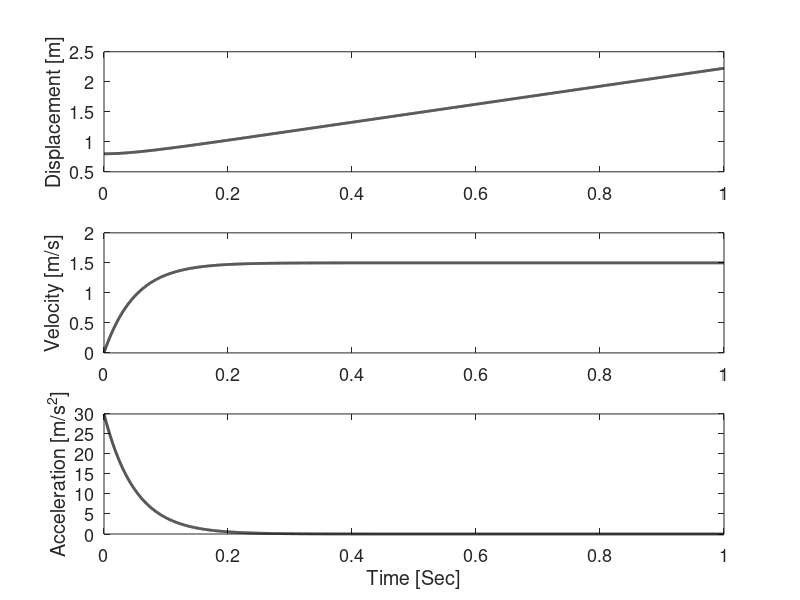
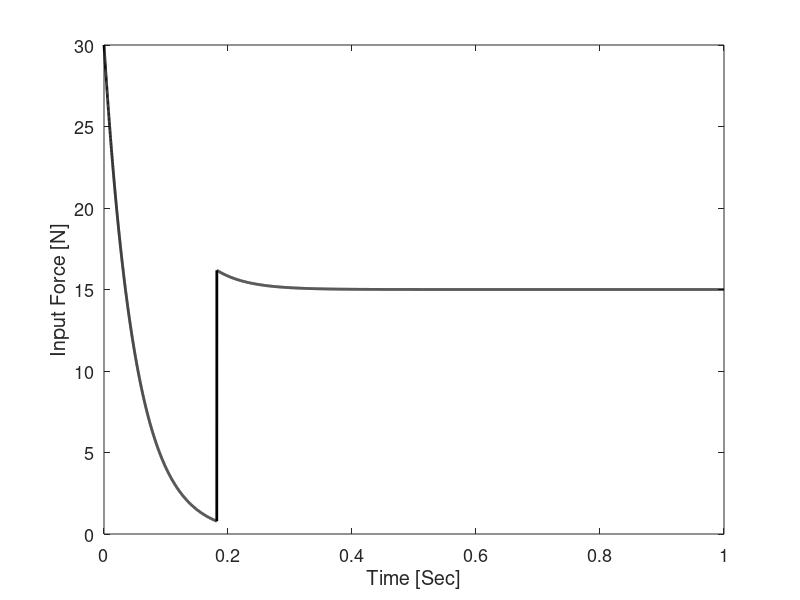
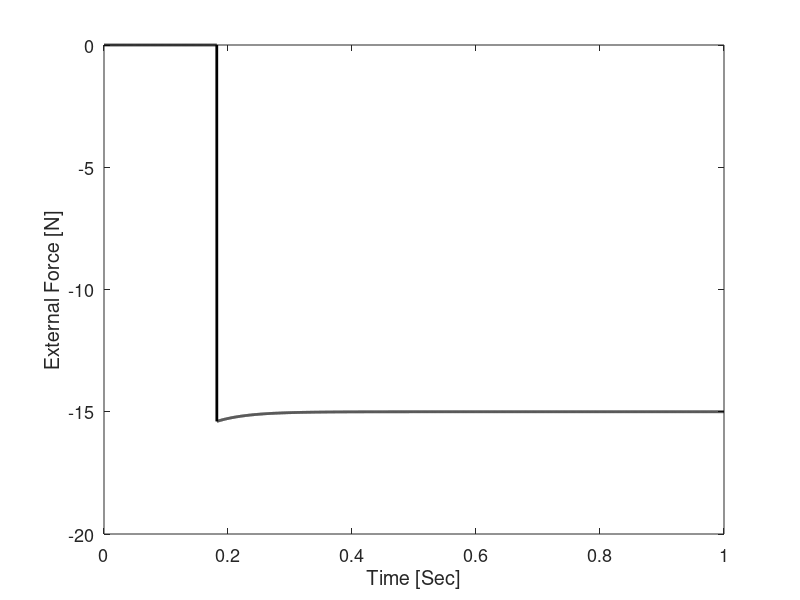
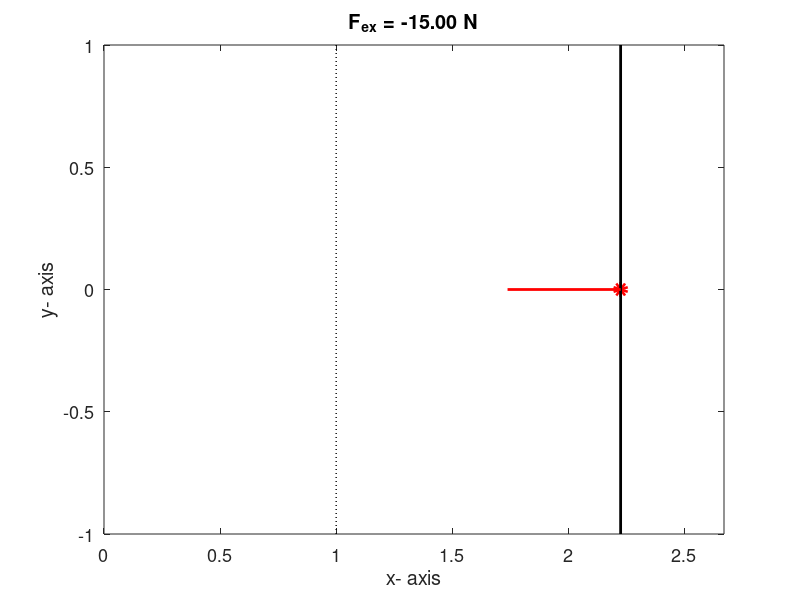

Source code (MATLAB) for these figures, in order:
% This code is programmed by Sung Yul Shin (syshin0228@utexas.edu) for Robotics Modeling and Control course by Dr. James Sulzer from University of Texas at Austin 
clc
clear all
close all

% Force control with 1 DoF linear system in Resistive environment

% Sampling rate info
Hz = 10000;
dt = 1/Hz;

% System Parameters
m = 1.0;      % mass

% Simulation time
t0 = 0.0;   % Initial time
tf = 1.0;   % Final time
time = [t0:1:tf*Hz]*dt; % Time

% Control gain
K = 100;
zeta = 1.0;
B = 2*zeta*sqrt(K);

% Desired Velocity
dx_d = 1.5;

% Environment model
Ke = 1000;      % Stiffness of environment
Be = 10;        % Viscosity of envirionment
Me = 1.0;       % Mass of environment
x_e = 1.0;      % Position of environment
x_ae = 1.0;     % Actual position of actual environment

% Forward Dynamics of 1DoF System
% Initialization
x = 0.8;
dx = 0;
ddx = 0;
F_ex = 0.0;
for i = 1:1:length(time)
    t = time(i);
    
    % Environment Model: Resistive
    if x > x_e
        F_ex = -(Me*ddx+Be*dx);
        x_ae = x;
    elseif x <= x_e
        F_ex = 0.0;
    end
    
    % Robot Dynamics
    u =  B*(dx_d - dx) - F_ex;       % Impedance controller
    ddx = (1/m)*(u + F_ex);         % Dynamics

    % Numerical integration
    dx = dx + ddx*dt;
    x = x + dx*dt;

    ddx_out(i) = ddx;
    dx_out(i) = dx;
    x_out(i) = x;
    x_ae_out(i) = x_ae;
    u_out(i) = u;
    Fex_out(i) = F_ex;
    
end

% Visualize Simulation
step = 100;
y = 0;
y_lim = [-1 1];
for i = 1:step:length(time)
    figure(100)    
    plot(x_out(i),y,'or','linewidth',5)
    hold on
    line([x_e x_e],[y_lim(1) y_lim(2)],'linewidth',1,'color','k','linestyle',':')
    line([x_ae_out(i) x_ae_out(i)],[y_lim(1) y_lim(2)],'linewidth',2,'color','k')
    
    % Draw Force vector
    scale = 1/max(2*abs(Fex_out));
    F_vec = scale*Fex_out(i);
    line([x_out(i) x_out(i)+F_vec],[0 0],'linewidth',2,'color','r')
    title_text = ['F_{ex} = ' sprintf('%0.2f',Fex_out(i)) ' N'];
    title(title_text)
    axis([0 1.2*max(x_out) -1 1])
    xlabel('x- axis')
    ylabel('y- axis')
    set(gca,'fontsize',13)
    pause(0.001)
    hold off
end



figure(1)
set(gcf,'position',[0 10 600 700])
subplot(3,1,1)
plot(time, x_out,'k','linewidth',2)
ylabel('Displacement [m]')
set(gca,'fontsize',13)
subplot(3,1,2)
plot(time, dx_out,'k','linewidth',2)
ylabel('Velocity [m/s]')
set(gca,'fontsize',13)
subplot(3,1,3)
plot(time, ddx_out,'k','linewidth',2)
ylabel('Acceleration [m/s^2]')
xlabel('Time [Sec]')
set(gca,'fontsize',13)

figure(2)
plot(time, u_out,'k','linewidth',2)
ylabel('Input Force [N]')
xlabel('Time [Sec]')
set(gca,'fontsize',13)

figure(3)
plot(time, Fex_out,'k','linewidth',2)
ylabel('External Force [N]')
xlabel('Time [Sec]')
set(gca,'fontsize',13)


